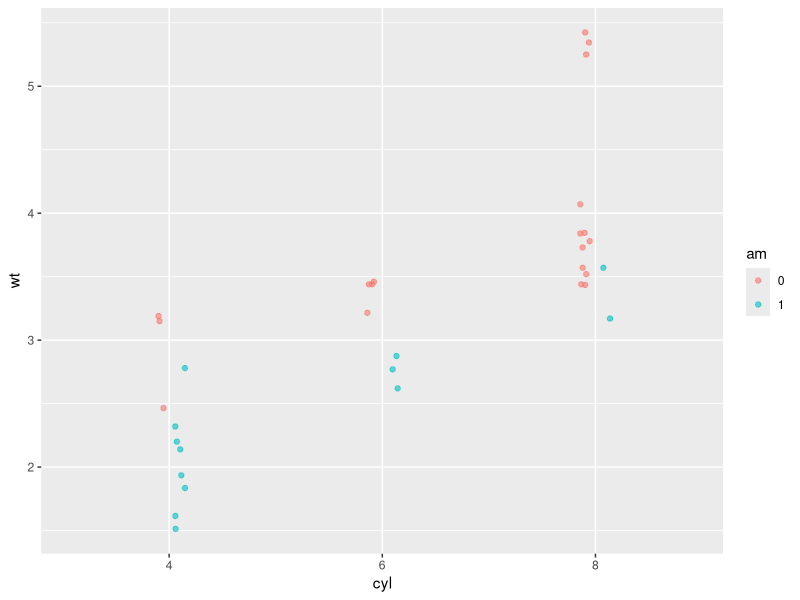
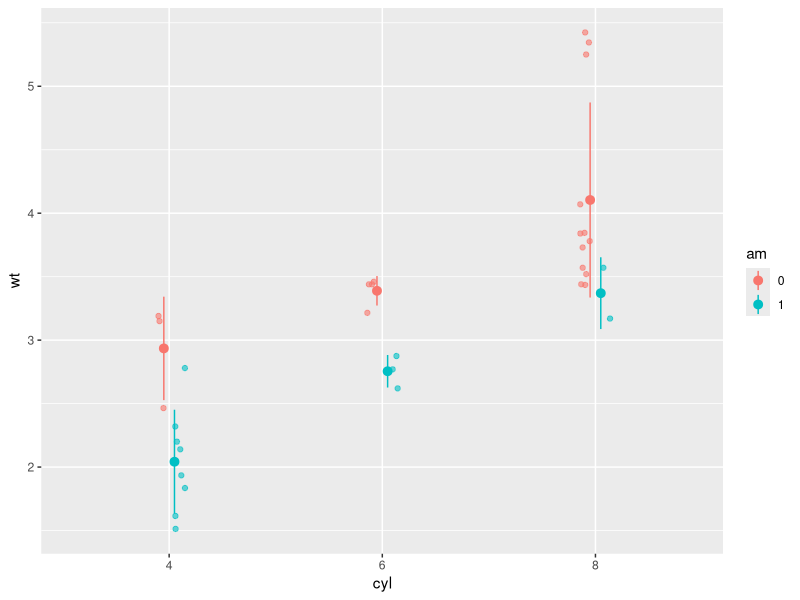
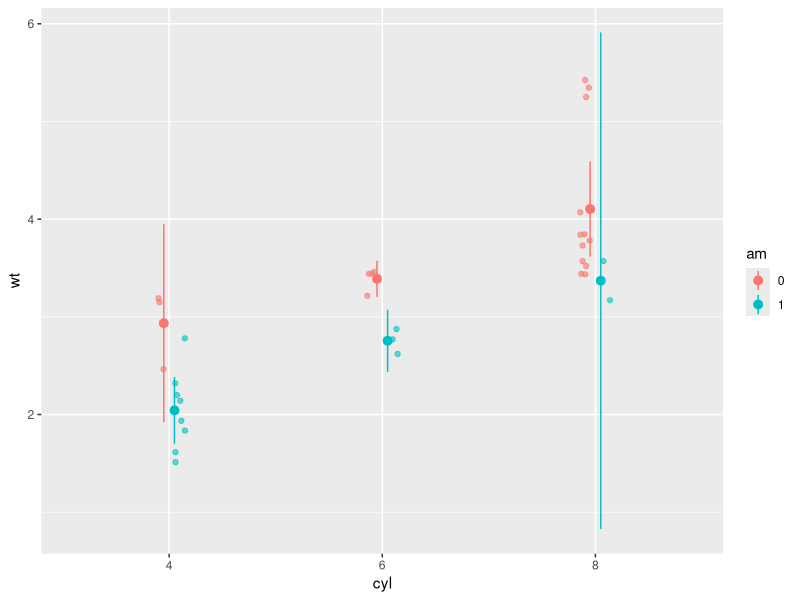
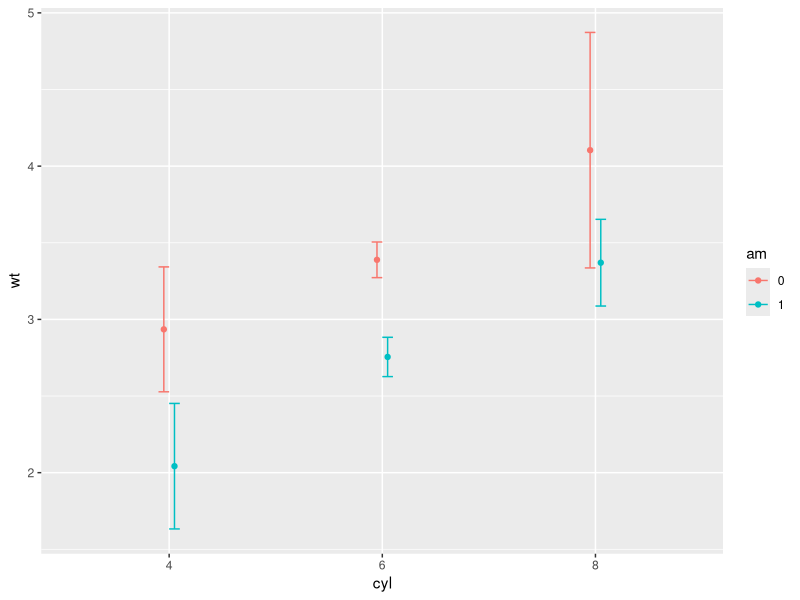
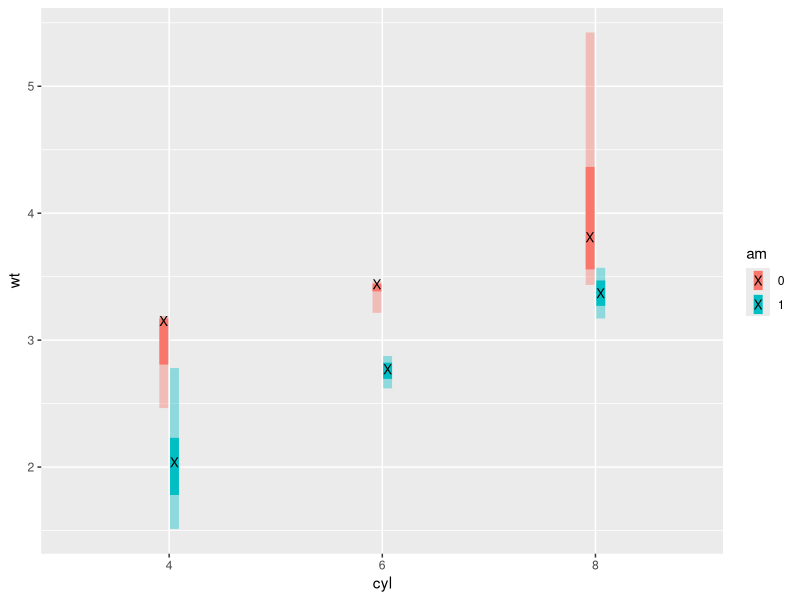

R code for these plots, in order:
library(dplyr)
library(tidyverse)
library(Hmisc)

## ggplot2 (part2) > statistics > final lesson
## Preparations
# Display structure of mtcars
str(mtcars)

# Convert cyl and am to factors
mtcars$cyl <- as.factor(mtcars$cyl)
mtcars$am <- as.factor(mtcars$am)

# Define positions
posn.d <- position_dodge(width = 0.1)
posn.jd <- position_jitterdodge(jitter.width = 0.1, dodge.width = 0.2)
posn.j <- position_jitter(width = 0.2)

# Base layers
wt.cyl.am <- ggplot(mtcars, aes(x = cyl, y = wt, col = am, fill = am, group = am))

#Although you can set position using e.g. position = "dodge", defining objects promotes 
#consistency between layers.


##Plotting variations (don't fully get)
# wt.cyl.am, posn.d, posn.jd and posn.j are available

# Plot 1: Jittered, dodged scatter plot with transparent points
wt.cyl.am +
  geom_point(position = posn.jd, alpha = 0.6)

# Plot 2: Mean and SD - the easy way
wt.cyl.am +
  geom_point(position = posn.jd, alpha = 0.6) +
  stat_summary(fun.data = mean_sdl, fun.args = list(mult =1), position = posn.d)

# Plot 3: Mean and 95% CI - the easy way
wt.cyl.am +
  geom_point(position = posn.jd, alpha = 0.6) +
  stat_summary(fun.data = mean_cl_normal, position = posn.d)

# Plot 4: Mean and SD - with T-tipped error bars - fill in ___
wt.cyl.am +
  stat_summary(geom = "point", fun.y = mean,
               position = posn.d) +
  stat_summary(geom = "errorbar", fun.data = mean_sdl,
               position = posn.d, fun.args = list(mult = 1), width = 0.1)

## Remember that you can always specify your own function to the fun.data argument as long 
#as the variable names match the aesthetics that you will need for the geom layer.

## custom functions
## xx is a matrix from 1-100
xx <- matrix(1:100, ncol = 5, byrow = TRUE)
## mean_sdl(xx, mult = 1)
# Play vector xx is available

# Function to save range for use in ggplot
gg_range <- function(x) {
  # Change x below to return the instructed values
  data.frame(ymin = min(x), # Min
             ymax = max(x)) # Max
}

gg_range(xx)
# Required output
#   ymin ymax
# 1    1  100

# Function to Custom function
med_IQR <- function(x) {
  # Change x below to return the instructed values
  data.frame(y = median(x), # Median
             ymin = quantile(x)[2], # 1st quartile
             ymax = quantile(x)[4])  # 3rd quartile
}

med_IQR(xx)
# Required output
#        y  ymin  ymax
# 25% 50.5 25.75 75.25


## Custom functions 2
# The base ggplot command; you don't have to change this
wt.cyl.am <- ggplot(mtcars, aes(x = cyl,y = wt, col = am, fill = am, group = am))

# Add three stat_summary calls to wt.cyl.am
wt.cyl.am +
  stat_summary(geom = "linerange", fun.data = med_IQR,
               position = posn.d, size = 3) +
  stat_summary(geom = "linerange", fun.data = gg_range,
               position = posn.d, size = 3,
               alpha = 0.4) +
  stat_summary(geom = "point", fun.y = median,
               position = posn.d, size = 3,
               col = "black", shape = "X")

## Five-number summary (the minimum, 1st quartile, median, 3rd quartile, and the maximum)
